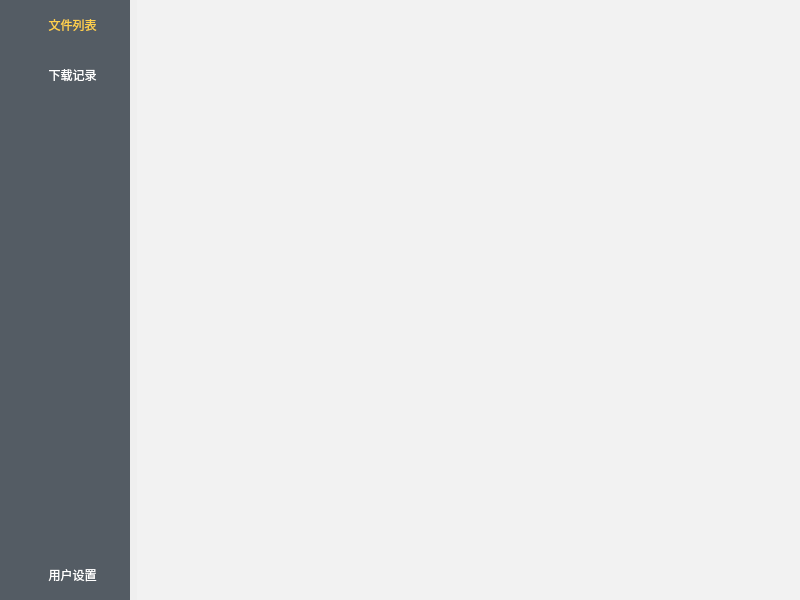
<?xml version="1.0" encoding="UTF-8"?>
<ui version="4.0">
 <class>Widget</class>
 <widget class="QWidget" name="Widget">
  <property name="geometry">
   <rect>
    <x>0</x>
    <y>0</y>
    <width>800</width>
    <height>600</height>
   </rect>
  </property>
  <property name="minimumSize">
   <size>
    <width>800</width>
    <height>500</height>
   </size>
  </property>
  <property name="windowTitle">
   <string>Widget</string>
  </property>
  <property name="styleSheet">
   <string notr="true">/*设置背景色*/
QStackedWidget{
background-color: rgb(242,242,242);
}

/*设置侧边栏的样式*/
QWidget#sideBar{
background-color : #545c64;
}

/*设置普通状态下的按钮样式*/
QToolButton{
color : white;
border : none;
background-color : rgb(84,92,100);
padding-left : 12px;
}

/*设置悬浮状态下的按钮样式*/
QToolButton:hover{
background-color : rgb(67, 74, 80);
}

/*设置选中状态下的按钮样式*/
QToolButton:checked{
color :  #ffd04b;
}</string>
  </property>
  <layout class="QGridLayout" name="gridLayout">
   <property name="leftMargin">
    <number>0</number>
   </property>
   <property name="topMargin">
    <number>0</number>
   </property>
   <property name="rightMargin">
    <number>0</number>
   </property>
   <property name="bottomMargin">
    <number>0</number>
   </property>
   <property name="horizontalSpacing">
    <number>7</number>
   </property>
   <item row="0" column="0">
    <widget class="QWidget" name="sideBar" native="true">
     <property name="sizePolicy">
      <sizepolicy hsizetype="Preferred" vsizetype="Preferred">
       <horstretch>0</horstretch>
       <verstretch>0</verstretch>
      </sizepolicy>
     </property>
     <property name="minimumSize">
      <size>
       <width>130</width>
       <height>0</height>
      </size>
     </property>
     <property name="maximumSize">
      <size>
       <width>150</width>
       <height>16777215</height>
      </size>
     </property>
     <property name="styleSheet">
      <string notr="true"/>
     </property>
     <layout class="QVBoxLayout" name="verticalLayout">
      <property name="spacing">
       <number>0</number>
      </property>
      <property name="leftMargin">
       <number>0</number>
      </property>
      <property name="topMargin">
       <number>0</number>
      </property>
      <property name="rightMargin">
       <number>0</number>
      </property>
      <property name="bottomMargin">
       <number>0</number>
      </property>
      <item>
       <widget class="QToolButton" name="toolButton_file_list">
        <property name="sizePolicy">
         <sizepolicy hsizetype="Minimum" vsizetype="Fixed">
          <horstretch>0</horstretch>
          <verstretch>0</verstretch>
         </sizepolicy>
        </property>
        <property name="minimumSize">
         <size>
          <width>0</width>
          <height>50</height>
         </size>
        </property>
        <property name="text">
         <string> 文件列表</string>
        </property>
        <property name="icon">
         <iconset resource="../resource.qrc">
          <normaloff>:/resource/Icon/file_list.svg</normaloff>:/resource/Icon/file_list.svg</iconset>
        </property>
        <property name="checkable">
         <bool>true</bool>
        </property>
        <property name="checked">
         <bool>true</bool>
        </property>
        <property name="toolButtonStyle">
         <enum>Qt::ToolButtonTextBesideIcon</enum>
        </property>
        <property name="autoRaise">
         <bool>false</bool>
        </property>
       </widget>
      </item>
      <item>
       <widget class="QToolButton" name="toolButton_download_record">
        <property name="sizePolicy">
         <sizepolicy hsizetype="Minimum" vsizetype="Fixed">
          <horstretch>0</horstretch>
          <verstretch>0</verstretch>
         </sizepolicy>
        </property>
        <property name="minimumSize">
         <size>
          <width>0</width>
          <height>50</height>
         </size>
        </property>
        <property name="text">
         <string> 下载记录</string>
        </property>
        <property name="icon">
         <iconset resource="../resource.qrc">
          <normaloff>:/resource/Icon/download_record.svg</normaloff>:/resource/Icon/download_record.svg</iconset>
        </property>
        <property name="checkable">
         <bool>true</bool>
        </property>
        <property name="toolButtonStyle">
         <enum>Qt::ToolButtonTextBesideIcon</enum>
        </property>
       </widget>
      </item>
      <item>
       <spacer name="verticalSpacer">
        <property name="orientation">
         <enum>Qt::Vertical</enum>
        </property>
        <property name="sizeHint" stdset="0">
         <size>
          <width>20</width>
          <height>40</height>
         </size>
        </property>
       </spacer>
      </item>
      <item>
       <widget class="QToolButton" name="toolButton_settings">
        <property name="sizePolicy">
         <sizepolicy hsizetype="Minimum" vsizetype="Fixed">
          <horstretch>0</horstretch>
          <verstretch>0</verstretch>
         </sizepolicy>
        </property>
        <property name="minimumSize">
         <size>
          <width>0</width>
          <height>50</height>
         </size>
        </property>
        <property name="text">
         <string> 用户设置</string>
        </property>
        <property name="icon">
         <iconset resource="../resource.qrc">
          <normaloff>:/resource/Icon/settings.svg</normaloff>:/resource/Icon/settings.svg</iconset>
        </property>
        <property name="checkable">
         <bool>true</bool>
        </property>
        <property name="checked">
         <bool>false</bool>
        </property>
        <property name="toolButtonStyle">
         <enum>Qt::ToolButtonTextBesideIcon</enum>
        </property>
       </widget>
      </item>
     </layout>
    </widget>
   </item>
   <item row="0" column="1">
    <widget class="QStackedWidget" name="stackedWidget">
     <property name="minimumSize">
      <size>
       <width>0</width>
       <height>0</height>
      </size>
     </property>
    </widget>
   </item>
  </layout>
 </widget>
 <resources>
  <include location="../resource.qrc"/>
 </resources>
 <connections/>
</ui>
